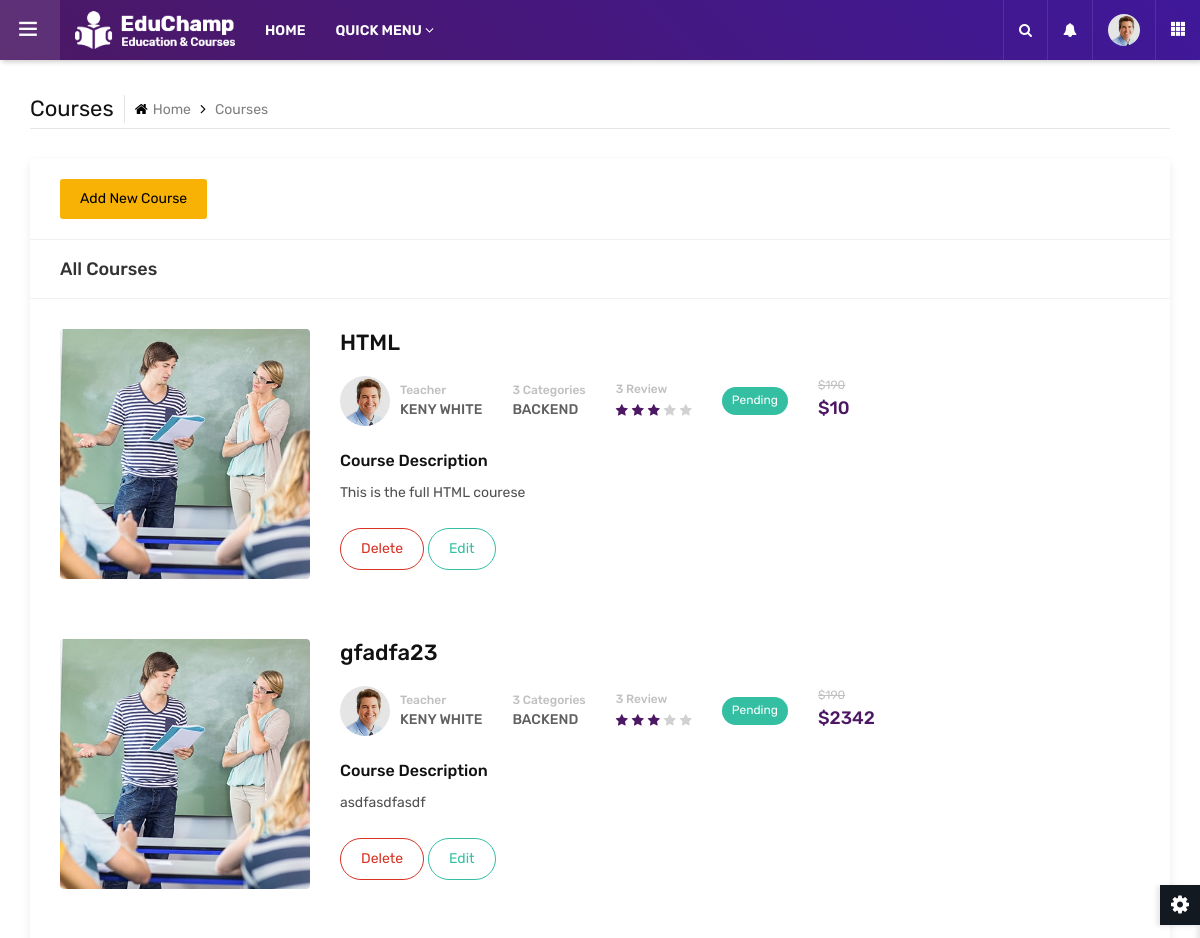
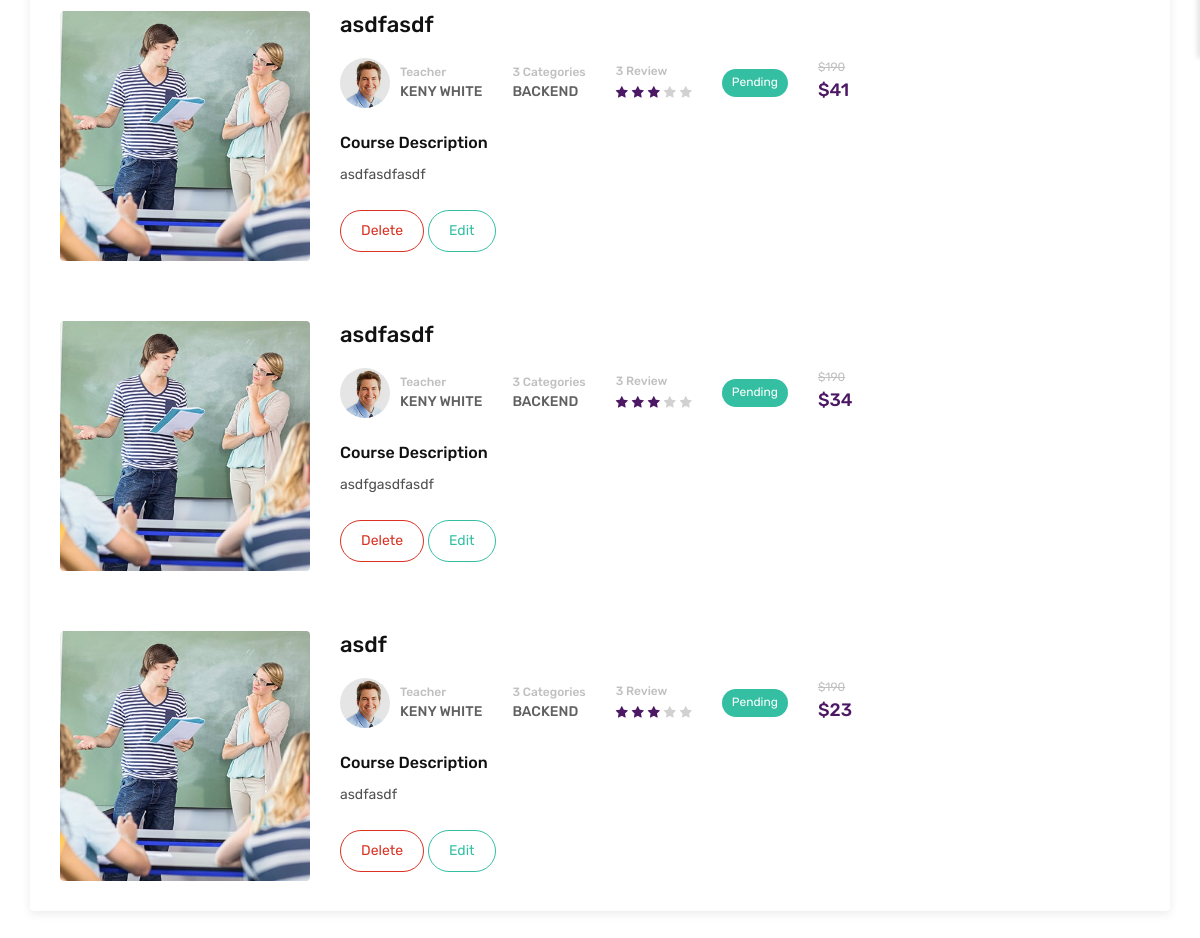
Page /public/admin/courses.php (signed in) on the committed database (2 pictures, top to bottom).
### tables this page shows
CREATE TABLE `courses` (
  `id` int(10) unsigned NOT NULL AUTO_INCREMENT,
  `user_id` bigint(20) NOT NULL,
  `title` varchar(50) NOT NULL,
  `price` float NOT NULL,
  `description` text DEFAULT NULL,
  `created_at` timestamp NOT NULL DEFAULT current_timestamp(),
  PRIMARY KEY (`id`),
  KEY `user_id` (`user_id`),
  CONSTRAINT `courses_ibfk_1` FOREIGN KEY (`user_id`) REFERENCES `login` (`admin_nim`) ON DELETE CASCADE
);

### public/admin/courses.php (the view, shortened to what this page needs)
<?php require_once __DIR__ . '/admin_ini/header.php'; ?>
<?php require_once __DIR__ . '/admin_navbar/admin_navbar.php'; ?>
<main class="ttr-wrapper">
    <div class="container-fluid">
        <div class="db-breadcrumb">
            <h4 class="breadcrumb-title">Courses</h4>
            <ul class="db-breadcrumb-list">
                <li><a href="#"><i class="fa fa-home"></i>Home</a></li>
                <li>Courses</li>
            </ul>
        </div>
        <div class="row">
            <div class="col-lg-12 m-b30">
                <div class="widget-box">
                    <div class="wc-title">
                        <button type="button" class="btn btn-primary" data-toggle="modal" data-target="#courseMakeModal">
                           Add New Course
                        </button>
                    </div>
                    <div class="wc-title">
                        <h4>All Courses</h4>
                    </div>
                    <?php $posts = $db->query("SELECT * FROM courses ORDER BY title DESC"); ?>
                    <?php
                    if (is_array($posts) || is_object($posts))
                        foreach ($posts as $item) :
                    ?>
                        <div class="widget-inner">
                            <div class="card-courses-list admin-courses">
                                <div class="card-courses-media">
                                    <img src="assets/images/courses/pic1.jpg" alt="" />
                                </div>
                                <div class="card-courses-full-dec">
                                    <div class="card-courses-title">
                                        <h4><?php echo $item['title']; ?></h4>
                                    </div>
                                    <div class="card-courses-list-bx">
                                        <ul class="card-courses-view">
                                            <li class="card-courses-user">
                                                <div class="card-courses-user-pic">
                                                    <img src="assets/images/testimonials/pic3.jpg" alt="" />
                                                </div>
                                                <div class="card-courses-user-info">
                                                    <h5>Teacher</h5>
                                                    <h4>Keny White</h4>
                                                </div>
                                            </li>
                                            <li class="card-courses-categories">
                                                <h5>3 Categories</h5>
                                                <h4>Backend</h4>
                                            </li>
                                            <li class="card-courses-review">
                                                <h5>3 Review</h5>
                                                <ul class="cours-star">
                                                    <li class="active"><i class="fa fa-star"></i></li>
                                                    <li class="active"><i class="fa fa-star"></i></li>
                                                    <li class="active"><i class="fa fa-star"></i></li>
                                                    <li><i class="fa fa-star"></i></li>
                                                    <li><i class="fa fa-star"></i></li>
                                                </ul>
                                            </li>
                                            <li class="card-courses-stats">
                                                <a href="#" class="btn button-sm green radius-xl">Pending</a>
                                            </li>
                                            <li class="card-courses-price">
                                                <del>$190</del>
                                                <h5 class="text-primary">$<?php echo $item['price']; ?></h5>
                                            </li>
                                        </ul>
                                    </div>
                                    <div class="row card-courses-dec">
                                        <div class="col-md-12" style=" overflow-wrap: break-word;
                                                word-wrap: break-word;
                                                hyphens: auto;">
                                            <h6 class="m-b10">Course Description</h6>
                                            <p><?php echo $item['description']; ?></p>
                                        </div>
                                       <div class="col-md-12">
                                        <a href="#" class="btn red outline radius-xl btn-sm post__delete__btn" id="<?php echo $item['id']; ?>">Delete</a>
                                        <a href="#" class="btn green outline radius-xl btn-sm post__edit__btn" data-toggle="modal" data-target="#courseEditModal" id="<?php echo $item['id']; ?>">Edit</a>
                                    </div>
                                    </div>
                                </div>
                            </div>
                        </div>
                    <?php endforeach; ?>
                </div>
            </div>
        </div>
    </div>
</main>
<?php require_once __DIR__ . '/admin_ini/footer.php'; ?>

### public/admin/admin_ini/header.php (shortened to what this page needs)
<!DOCTYPE html>
<html lang="en">
<head>
	<link rel="stylesheet" type="text/css" href="assets/css/assets.css">
	<link rel="stylesheet" type="text/css" href="assets/vendors/calendar/fullcalendar.css">
	<link rel="stylesheet" type="text/css" href="assets/css/typography.css">
	<link rel="stylesheet" type="text/css" href="assets/css/shortcodes/shortcodes.css">
	<link rel="stylesheet" type="text/css" href="assets/css/style.css">
	<link rel="stylesheet" type="text/css" href="assets/css/dashboard.css">
	<link class="skin" rel="stylesheet" type="text/css" href="assets/css/color/color-1.css">
</head>
<body class="ttr-opened-sidebar ttr-pinned-sidebar">

### public/admin/admin_navbar/admin_navbar.php (shortened to what this page needs)
<header class="ttr-header">
	<div class="ttr-header-wrapper">
		<div class="ttr-toggle-sidebar ttr-material-button">
			<i class="ti-menu ttr-close-icon"></i>
		</div>
		<div class="ttr-logo-box">
			<div>
				<a href="main.php" class="ttr-logo">
					<img class="ttr-logo-desktop" alt="" src="assets/images/logo-white.png" width="160" height="27">
				</a>
			</div>
		</div>
		<div class="ttr-header-menu">
			<ul class="ttr-header-navigation">
				<li>
					<a href="../main.php" class="ttr-material-button ttr-submenu-toggle">HOME</a>
				</li>
				<li>
					<a href="#" class="ttr-material-button ttr-submenu-toggle">QUICK MENU <i class="fa fa-angle-down"></i></a>
				</li>
			</ul>
		</div>
		<div class="ttr-header-right ttr-with-seperator">
			<ul class="ttr-header-navigation">
				<li>
					<a href="#" class="ttr-material-button ttr-search-toggle"><i class="fa fa-search"></i></a>
				</li>
				<li>
					<a href="#" class="ttr-material-button ttr-submenu-toggle"><i class="fa fa-bell"></i></a>
				</li>
				<li>
					<a href="#" class="ttr-material-button ttr-submenu-toggle"><span class="ttr-user-avatar"><img alt="" src="assets/images/testimonials/pic3.jpg" width="32" height="32"></span></a>
				</li>
				<li class="ttr-hide-on-mobile">
					<a href="#" class="ttr-material-button"><i class="ti-layout-grid3-alt"></i></a>
				</li>
			</ul>
		</div>
	</div>
</header>

### public/admin/modals/make_event.php (shortened to what this page needs)
<link rel="stylesheet" href="https://cdnjs.cloudflare.com/ajax/libs/tempusdominus-bootstrap-4/5.39.0/css/tempusdominus-bootstrap-4.min.css" />

### public/admin/admin_ini/footer.php (shortened to what this page needs)
<?php require_once __DIR__ . '/../modals/make_event.php'; ?>
</body>
</html>

### public/admin/assets/css/typography.css (style rules this page uses)
body { background-color: #fff; font-family: Rubik; font-size: 16px; font-weight: 400; color:#505050; padding: 0; margin: 0; overflow-x: hidden; -webkit-font-smoothing: antialiased; font-smoothing: antialiased; -moz-osx-font-smoothing: grayscale; scroll-behavior: smooth; }
a { color: #6f6f6f; outline: 0 none; text-decoration: none; }
img { border-style: none; height: auto; max-width: 100%; vertical-align: middle; }
section, article, aside, details, figcaption, figure, footer, header, hgroup, main, menu, nav, summary { display: block; }
p, address, pre, hr, ul, ol, dl, dd, table { margin-bottom: 24px; }
p { line-height: 28px; margin-bottom: 24px; }
h1, h2, h3, h4, h5, h6 { color: #111111; font-family: rubik; margin-top:0; }
h4 { font-size: 22px; line-height: 28px; margin-bottom: 15px; font-weight: 500; }
h5 { font-size: 18px; line-height: 24px; margin-bottom: 10px; font-weight: 500; }
h6 { font-size: 16px; line-height: 22px; margin-bottom: 10px; font-weight: 500; }
dl, ul, ol { list-style-position: outside; padding: 0; }
ul, ol { margin-bottom: 24px; }
ul li, ol li { padding: 0; }
.m-b10 { margin-bottom: 10px; }
.m-b30 { margin-bottom: 30px; }

### public/admin/assets/css/style.css (style rules this page uses)
.cours-star { margin: 0; padding: 0; }
.cours-star li { display: inline-block; list-style: none; color: #d1d1d1; font-size: 13px; }
.cours-star li.active { color: var(--primary); }

### public/admin/assets/css/color/color-1.css (style rules this page uses)
:root { --primary: #4c1864; --sc-primary: #4d0a91; }
.bg-primary,.btn,.comments-area .comment-form p input[type="submit"],.pagination > .active > a,.pagination > .active > span,.pagination > .active > a:hover,.pagination > .active > span:hover,.pagination > .active > a:focus,.pagination > .active > span:focus,.feature-filters .active > [class*="btn"],.list-num-count > li:before,.pagination-bx.primary .pagination > li > a, .pagination-bx.primary .pagination > li > span,button.back-to-top,.rev-btn { background-color: #4c1864; }
a,.text-primary,.primary li:before,.menu-links .nav > li.active > a,.menu-links .nav > li:hover > a,.menu-links .nav > li .mega-menu > li ul a:hover,.menu-links .nav > li .sub-menu li:hover > a,footer a:active,footer a:focus,footer a:hover,footer h1 a,footer h2 a,footer h3 a,footer h4 a,footer h5 a,footer h6 a,footer p a,.testimonial-1 .testimonial-position,.acod-head a:after,.acod-head a,.acod-head a:hover,.acod-head a.collapsed:hover,.ttr-tabs .nav-tabs > li > a i,h1 a:hover,h2 a:hover,h3 a:hover,h4 a:hover,h5 a:hover,h6 a:hover,.btn.outline,.btn-link:hover { color: #4c1864; }
.ttr-notify-header::after,.widget-bg1,.ttr-search-bar,.ttr-header,.ovpr-dark:after, .pricingtable-main,.account-head:after { background: #4c1864; background: -moz-linear-gradient(45deg, #4c1864 0%, #3f189a 100%); background: -webkit-linear-gradient(45deg, #4c1864 0%,#3f189a 100%); background: linear-gradient(45deg, #4c1864 0%,#3f189a 100%); filter: progid:DXImageTransform.Microsoft.gradient( startColorstr='#4c1864', endColorstr='#3f189a',GradientType=1 ); }
.course-info-list ul li a.active, .course-info-list ul li a:hover,.btn,.profile-tabnav .nav li a.active,button.back-to-top,.upcoming-event-carousel.owl-btn-1 .owl-prev, .upcoming-event-carousel.owl-btn-1 .owl-next,.courses-carousel .owl-nav .owl-next, .courses-carousel .owl-nav .owl-prev, .recent-news-carousel .owl-nav .owl-next, .recent-news-carousel .owl-nav .owl-prev, .testimonial-carousel .owl-nav .owl-next, .testimonial-carousel .owl-nav .owl-prev { background-color:#f7b205; color:#000; }

### rows in the picture
courses: title "HTML", price "10", description "This is the full HTML courese"
courses: title "gfadfa23", price "2342", description "asdfasdfasdf"
courses: title "asdfasdf", price "41", description "asdfasdfasdf"
courses: title "asdfasdf", price "34", description "asdfgasdfasdf"
courses: title "asdf", price "23", description "asdfasdf"
